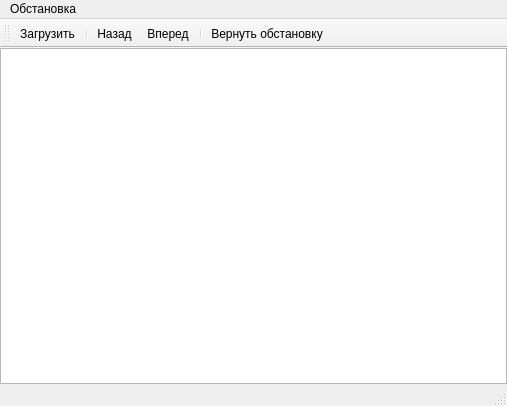
<?xml version="1.0" encoding="UTF-8"?>
<ui version="4.0">
 <class>Robot25DWindow</class>
 <widget class="QMainWindow" name="Robot25DWindow">
  <property name="geometry">
   <rect>
    <x>0</x>
    <y>0</y>
    <width>507</width>
    <height>406</height>
   </rect>
  </property>
  <property name="windowTitle">
   <string>Вертун</string>
  </property>
  <widget class="QWidget" name="centralwidget">
   <layout class="QGridLayout" name="gridLayout">
    <property name="margin">
     <number>0</number>
    </property>
    <item row="0" column="0">
     <widget class="QGraphicsView" name="graphicsView"/>
    </item>
   </layout>
  </widget>
  <widget class="QMenuBar" name="menubar">
   <property name="geometry">
    <rect>
     <x>0</x>
     <y>0</y>
     <width>507</width>
     <height>25</height>
    </rect>
   </property>
   <widget class="QMenu" name="menu">
    <property name="title">
     <string>Обстановка</string>
    </property>
    <addaction name="actionLoad"/>
    <addaction name="separator"/>
    <addaction name="actionPrev"/>
    <addaction name="actionNext"/>
    <addaction name="separator"/>
    <addaction name="actionReset"/>
   </widget>
   <addaction name="menu"/>
  </widget>
  <widget class="QStatusBar" name="statusbar"/>
  <widget class="QToolBar" name="toolBar">
   <property name="windowTitle">
    <string>toolBar</string>
   </property>
   <attribute name="toolBarArea">
    <enum>TopToolBarArea</enum>
   </attribute>
   <attribute name="toolBarBreak">
    <bool>false</bool>
   </attribute>
   <addaction name="actionLoad"/>
   <addaction name="separator"/>
   <addaction name="actionPrev"/>
   <addaction name="actionNext"/>
   <addaction name="separator"/>
   <addaction name="actionReset"/>
  </widget>
  <action name="actionLoad">
   <property name="text">
    <string>Загрузить...</string>
   </property>
   <property name="iconText">
    <string>Загрузить</string>
   </property>
   <property name="toolTip">
    <string>Загрузить обстановку или набор из файла</string>
   </property>
  </action>
  <action name="actionNext">
   <property name="text">
    <string>Следующая обстановка</string>
   </property>
   <property name="iconText">
    <string>Вперед</string>
   </property>
  </action>
  <action name="actionPrev">
   <property name="text">
    <string>Предыдущая обстановка</string>
   </property>
   <property name="iconText">
    <string>Назад</string>
   </property>
  </action>
  <action name="actionReset">
   <property name="text">
    <string>Вернуть обстановку к начальной</string>
   </property>
   <property name="iconText">
    <string>Вернуть обстановку</string>
   </property>
  </action>
 </widget>
 <resources/>
 <connections/>
</ui>
